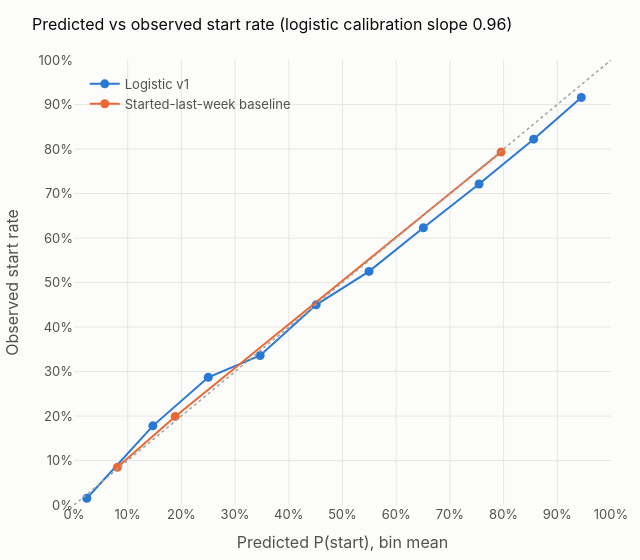

The notebook cell this image was saved under:
### Markdown cell above
## 10. Calibration

The **Brier score** is the mean squared error of the probabilities, so it rewards both sharp and accurate forecasts. **Calibration** checks a narrower question: of the players given a 70% chance, did about 70% actually start? Each point is one probability bin on the development test seasons, and points on the dotted diagonal are perfectly calibrated.

### Code cell
cal = []
for name, label in [("logistic", "Logistic v1"), ("naive", "Started-last-week baseline")]:
    for bin_ in history["overall"][name]["calibration"]["bins"]:
        cal.append({"model": label, **bin_})
cal = pd.DataFrame(cal)
slope = history["overall"]["logistic"]["calibration"]["slope"]
fig = px.line(cal, x="mean_predicted", y="mean_observed", color="model", markers=True, hover_data={"n": ":,"},
              color_discrete_map={"Logistic v1": BLUE, "Started-last-week baseline": ORANGE},
              title=f"Predicted vs observed start rate (logistic calibration slope {slope:.2f})")
fig.add_shape(type="line", x0=0, y0=0, x1=1, y1=1, line=dict(color=NEUTRAL, dash="dot", width=1.5))
fig.update_traces(line_width=2, marker_size=9)
fig.update_xaxes(title="Predicted P(start), bin mean", range=[0, 1], tickformat=".0%", dtick=0.1, zeroline=False)
fig.update_yaxes(title="Observed start rate", range=[0, 1], tickformat=".0%", dtick=0.1, zeroline=False)
fig.update_layout(height=560, width=640, legend=dict(title=None, x=0.02, y=0.98, bgcolor="rgba(0,0,0,0)"))
fig

### Figure 1 — Plotly figure (JSON) as saved in the notebook; plotly's stock layout.template omitted (floating-point values rounded to 4 significant figures)
{"data": [{"customdata": [[31018], [3851], [2268], [1646], [1365], [1402], [1493], [1956], [3698], [8333]], "hovertemplate": "model=Logistic v1<br>mean_predicted=%{x}<br>mean_observed=%{y}<br>n=%{customdata[0]:,}<extra></extra>", "legendgroup": "Logistic v1", "line": {"color": "#2a78d6", "dash": "solid", "width": 2}, "marker": {"size": 9, "symbol": "circle"}, "mode": "lines+markers", "name": "Logistic v1", "orientation": "v", "showlegend": true, "type": "scatter", "x": [0.02387, 0.1469, 0.25, 0.3467, 0.4509, 0.5494, 0.6506, 0.7543, 0.8559, 0.9447], "xaxis": "x", "y": [0.01515, 0.1779, 0.287, 0.336, 0.4498, 0.525, 0.6229, 0.7214, 0.8221, 0.9156], "yaxis": "y"}, {"customdata": [[39693], [653], [16684]], "hovertemplate": "model=Started-last-week baseline<br>mean_predicted=%{x}<br>mean_observed=%{y}<br>n=%{customdata[0]:,}<extra></extra>", "legendgroup": "Started-last-week baseline", "line": {"color": "#eb6834", "dash": "solid", "width": 2}, "marker": {"size": 9, "symbol": "circle"}, "mode": "lines+markers", "name": "Started-last-week baseline", "orientation": "v", "showlegend": true, "type": "scatter", "x": [0.08077, 0.1885, 0.7952], "xaxis": "x", "y": [0.0846, 0.1991, 0.7931], "yaxis": "y"}], "layout": {"height": 560, "legend": {"bgcolor": "rgba(0,0,0,0)", "title": {}, "tracegroupgap": 0, "x": 0.02, "y": 0.98}, "shapes": [{"line": {"color": "#a3a29c", "dash": "dot", "width": 1.5}, "type": "line", "x0": 0, "x1": 1, "y0": 0, "y1": 1}], "title": {"text": "Predicted vs observed start rate (logistic calibration slope 0.96)"}, "width": 640, "xaxis": {"anchor": "y", "domain": [0, 1], "dtick": 0.1, "range": [0, 1], "tickformat": ".0%", "title": {"text": "Predicted P(start), bin mean"}, "zeroline": false}, "yaxis": {"anchor": "x", "domain": [0, 1], "dtick": 0.1, "range": [0, 1], "tickformat": ".0%", "title": {"text": "Observed start rate"}, "zeroline": false}}}
